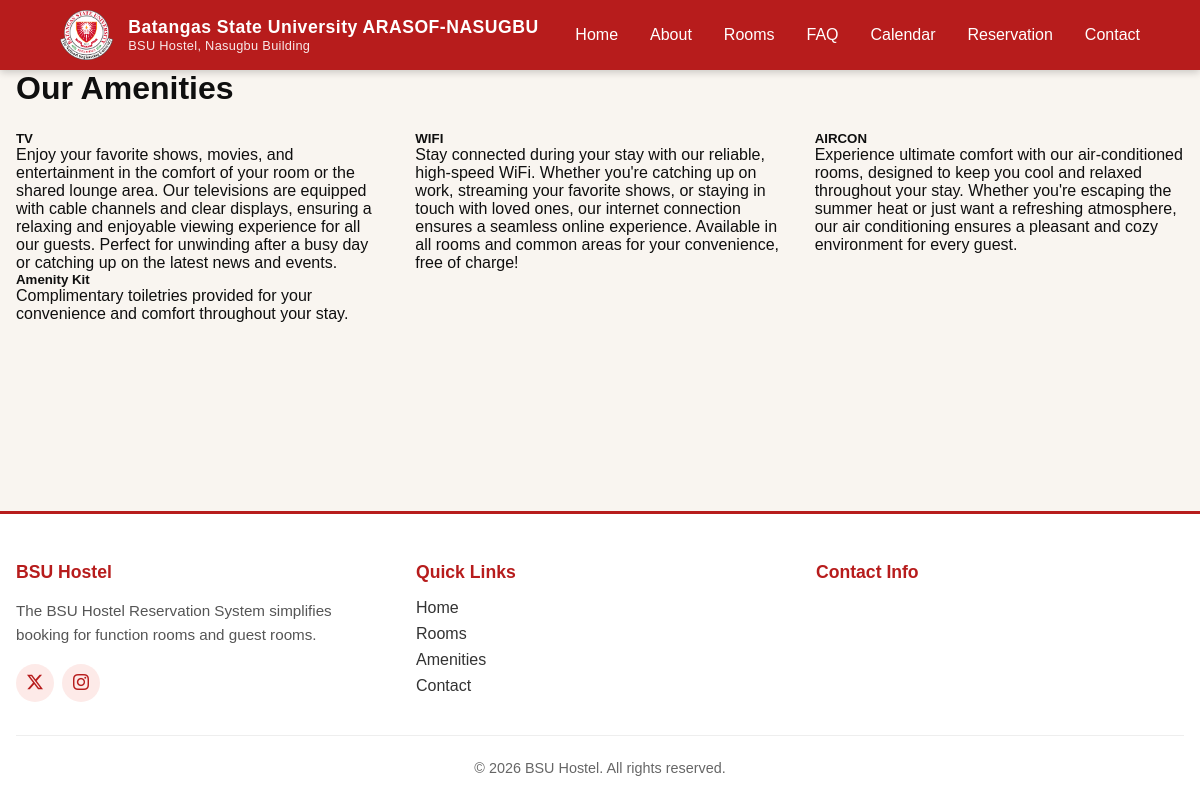
Screenshot of /facilities.php with the database file from the repository.
### tables this page shows
CREATE TABLE `facilities` (
  `id` int(11) NOT NULL,
  `icon` varchar(100) NOT NULL,
  `name` varchar(50) NOT NULL,
  `description` varchar(550) NOT NULL
);

### inc/essentials.php (called while the page is built, shortened)
<?php
function clean($data) {
    return htmlspecialchars(trim($data ?? ''), ENT_QUOTES, 'UTF-8');
}

### facilities.php (the view, shortened to what this page needs)
<?php
require_once __DIR__ . '/inc/link.php';
$facilities = $conn->query("SELECT * FROM facilities ORDER BY id");
?>
<?php require_once __DIR__ . '/inc/header.php'; ?>
<div class="container py-4">
    <h1 class="mb-4">Our Amenities</h1>
    <div class="row g-4">
        <?php if ($facilities && $facilities->num_rows > 0): ?>
        <?php while ($f = $facilities->fetch_assoc()): ?>
        <div class="col-md-4">
            <div class="card h-100">
                <div class="card-body">
                    <h5 class="card-title"><?= clean($f['name']) ?></h5>
                    <p class="card-text"><?= clean($f['description'] ?? '') ?></p>
                </div>
            </div>
        </div>
        <?php endwhile; ?>
        <?php else: ?>
        <p class="text-muted">Amenities information coming soon.</p>
        <?php endif; ?>
    </div>
</div>
<?php require_once __DIR__ . '/inc/footer.php'; ?>

### css/style.css (style rules this page uses)
* { box-sizing: border-box; }
:root { --bsu-red: #b71c1c; --bsu-red-dark: #8b0000; --transition-smooth: all 0.4s cubic-bezier(0.4, 0, 0.2, 1); }
body { min-height: 100vh; display: flex; flex-direction: column; overflow-x: hidden; font-family: 'Poppins', sans-serif; }
.card { transition: transform 0.2s, box-shadow 0.2s; }
.container, .container-fluid { padding-left: max(1rem, env(safe-area-inset-left)); padding-right: max(1rem, env(safe-area-inset-right)); }
.card, .room-card { transition: transform 0.3s ease, box-shadow 0.3s ease; }
:root { --bsu-red: #b71c1c; --bsu-red-dark: #8b0000; --bsu-red-light: #ffebee; --transition-smooth: all 0.4s cubic-bezier(0.4, 0, 0.2, 1); --bg-paper: #faf7f2; --bg-cream: #fcf9f5; --bg-warm: #f8f5f0; --bg-soft: #f5f0e8; }
* { margin: 0; padding: 0; box-sizing: border-box; }
body { min-height: 100vh; font-family: 'Poppins', sans-serif; overflow-x: hidden; padding-top: 70px; background-color: var(--bg-paper); }
html { scroll-behavior: smooth; }
:root { --primary-red: #b71c1c; --dark-red: #8b0000; --header-height: 70px; --transition-speed: 0.3s; }
body { padding-top: var(--header-height); font-family: 'Poppins', sans-serif; min-height: 100vh; display: flex; flex-direction: column; overflow-x: hidden; }
:root { --bsu-red: #b71c1c; --bsu-red-dark: #8b0000; --bsu-red-light: #ffebee; }
.row { display: flex; flex-wrap: wrap; margin-right: -15px; margin-left: -15px; }
.col-md-2, .col-md-4, .col-md-6 { position: relative; width: 100%; padding-right: 15px; padding-left: 15px; }
@media (min-width: 768px) { .col-md-4 { flex: 0 0 33.333333%; max-width: 33.333333%; } }
.mb-4 { margin-bottom: 1.5rem; }
:root { --red: #b71c1c; --red-dark: #8b0000; --red-glow: rgba(183,28,28,0.18); --gold: #c9a84c; --ink: #0f0f0f; --off-white: #f9f5f0; --warm-gray: #e8e2d9; --mid-gray: #9e9990; --ease-expo: cubic-bezier(0.16, 1, 0.3, 1); }
*, *::before, *::after { box-sizing: border-box; margin: 0; padding: 0; }
body { font-family: 'Outfit', sans-serif; background: var(--off-white); color: var(--ink); overflow-x: hidden; }

### rows the page displays
facilities: name "TV", description "Enjoy your favorite shows, movies, and entertainment in the comfort of your room or the shared lounge area. Our televisions are equipped with cable channels and clear displays, ensuring a relaxing and enjoyable viewing experience for all our guests. Perfect for unwinding after a busy day or catching up on the latest news and events."
facilities: name "WIFI", description "Stay connected during your stay with our reliable, high-speed WiFi. Whether you're catching up on work, streaming your favorite shows, or staying in touch with loved ones, our internet connection ensures a seamless online experience. Available in all rooms and common areas for your convenience, free of charge!"
facilities: name "AIRCON", description "Experience ultimate comfort with our air-conditioned rooms, designed to keep you cool and relaxed throughout your stay. Whether you're escaping the summer heat or just want a refreshing atmosphere, our air conditioning ensures a pleasant and cozy environment for every guest."
facilities: name "Amenity Kit", description "Complimentary toiletries provided for your convenience and comfort throughout your stay."

### other values shown
$link['text'] "Home"
$link['text'] "About"
$link['text'] "Rooms"
$link['text'] "FAQ"
$link['text'] "Calendar"
$link['text'] "Reservation"
$link['text'] "Contact"
$footer_settings['site_name'] "BSU Hostel"
$footer_settings['site_tagline'] "The BSU Hostel Reservation System simplifies booking for function rooms and guest rooms."
